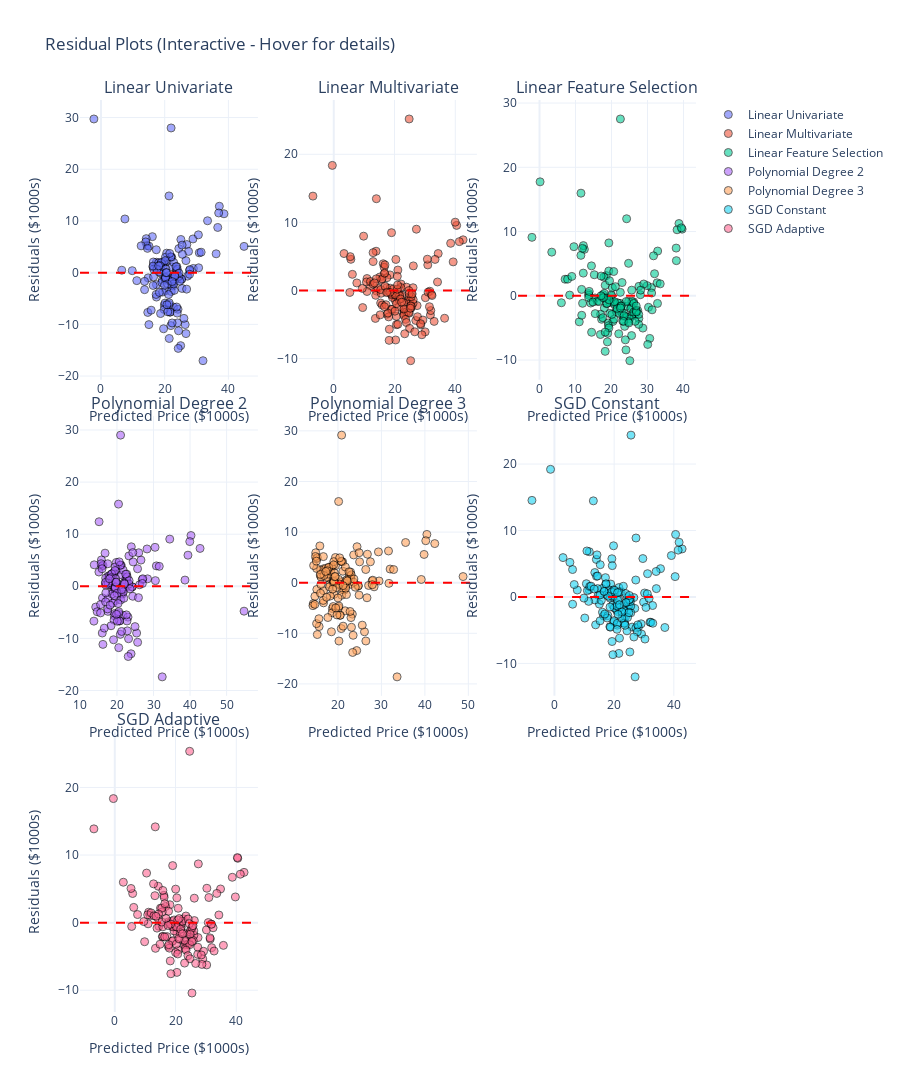

Notebook code for this chart:
### Code cell
# 2. RESIDUAL PLOTS (Interactive Plotly)
n_models = len(predictions)
n_cols = 3
n_rows = (n_models + n_cols - 1) // n_cols

fig = make_subplots(
    rows=n_rows, cols=n_cols,
    subplot_titles=list(predictions.keys()),
    vertical_spacing=0.12/n_rows
)

for idx, (name, pred) in enumerate(predictions.items()):
    row = idx // n_cols + 1
    col = idx % n_cols + 1
    
    residuals = y_test - pred
    
    fig.add_trace(
        go.Scatter(
            x=pred,
            y=residuals,
            mode='markers',
            marker=dict(size=8, opacity=0.6, line=dict(width=1, color='black')),
            name=name,
            text=[f'Predicted: ${x:.1f}k<br>Residual: ${y:.1f}k' for x, y in zip(pred, residuals)],
            hoverinfo='text'
        ),
        row=row, col=col
    )
    
    # Zero line
    fig.add_hline(y=0, line_dash="dash", line_color="red", row=row, col=col)
    
    fig.update_xaxes(title_text="Predicted Price ($1000s)", row=row, col=col)
    fig.update_yaxes(title_text="Residuals ($1000s)", row=row, col=col)

fig.update_layout(
    height=400*n_rows,
    title_text="Residual Plots (Interactive - Hover for details)",
    template='plotly_white'
)

fig.write_image(f"{RESULTS_DIR}/residual_plots.png", width=1600, height=400*n_rows, scale=2)
fig.show()
print("Saved: residual_plots.png")

### Figure 1 — Plotly figure (JSON) as saved in the notebook; plotly's stock layout.template omitted (floating-point values rounded to 4 significant figures; data arrays with more than 128 entries replaced by an {"elided": "..."} marker saying what was removed)
{"data": [{"hoverinfo": "text", "marker": {"line": {"color": "black", "width": 1}, "opacity": 0.6, "size": 8}, "mode": "markers", "name": "Linear Univariate", "text": {"elided": "152 str values"}, "type": "scatter", "x": {"elided": "152 float values"}, "xaxis": "x", "y": {"elided": "152 float values"}, "yaxis": "y"}, {"hoverinfo": "text", "marker": {"line": {"color": "black", "width": 1}, "opacity": 0.6, "size": 8}, "mode": "markers", "name": "Linear Multivariate", "text": {"elided": "152 str values"}, "type": "scatter", "x": {"elided": "152 float values"}, "xaxis": "x2", "y": {"elided": "152 float values"}, "yaxis": "y2"}, {"hoverinfo": "text", "marker": {"line": {"color": "black", "width": 1}, "opacity": 0.6, "size": 8}, "mode": "markers", "name": "Linear Feature Selection", "text": {"elided": "152 str values"}, "type": "scatter", "x": {"elided": "152 float values"}, "xaxis": "x3", "y": {"elided": "152 float values"}, "yaxis": "y3"}, {"hoverinfo": "text", "marker": {"line": {"color": "black", "width": 1}, "opacity": 0.6, "size": 8}, "mode": "markers", "name": "Polynomial Degree 2", "text": {"elided": "152 str values"}, "type": "scatter", "x": {"elided": "152 float values"}, "xaxis": "x4", "y": {"elided": "152 float values"}, "yaxis": "y4"}, {"hoverinfo": "text", "marker": {"line": {"color": "black", "width": 1}, "opacity": 0.6, "size": 8}, "mode": "markers", "name": "Polynomial Degree 3", "text": {"elided": "152 str values"}, "type": "scatter", "x": {"elided": "152 float values"}, "xaxis": "x5", "y": {"elided": "152 float values"}, "yaxis": "y5"}, {"hoverinfo": "text", "marker": {"line": {"color": "black", "width": 1}, "opacity": 0.6, "size": 8}, "mode": "markers", "name": "SGD Constant", "text": {"elided": "152 str values"}, "type": "scatter", "x": {"elided": "152 float values"}, "xaxis": "x6", "y": {"elided": "152 float values"}, "yaxis": "y6"}, {"hoverinfo": "text", "marker": {"line": {"color": "black", "width": 1}, "opacity": 0.6, "size": 8}, "mode": "markers", "name": "SGD Adaptive", "text": {"elided": "152 str values"}, "type": "scatter", "x": {"elided": "152 float values"}, "xaxis": "x7", "y": {"elided": "152 float values"}, "yaxis": "y7"}], "layout": {"annotations": [{"font": {"size": 16}, "showarrow": false, "text": "Linear Univariate", "x": 0.1444, "xanchor": "center", "xref": "paper", "y": 1, "yanchor": "bottom", "yref": "paper"}, {"font": {"size": 16}, "showarrow": false, "text": "Linear Multivariate", "x": 0.5, "xanchor": "center", "xref": "paper", "y": 1, "yanchor": "bottom", "yref": "paper"}, {"font": {"size": 16}, "showarrow": false, "text": "Linear Feature Selection", "x": 0.8556, "xanchor": "center", "xref": "paper", "y": 1, "yanchor": "bottom", "yref": "paper"}, {"font": {"size": 16}, "showarrow": false, "text": "Polynomial Degree 2", "x": 0.1444, "xanchor": "center", "xref": "paper", "y": 0.6533, "yanchor": "bottom", "yref": "paper"}, {"font": {"size": 16}, "showarrow": false, "text": "Polynomial Degree 3", "x": 0.5, "xanchor": "center", "xref": "paper", "y": 0.6533, "yanchor": "bottom", "yref": "paper"}, {"font": {"size": 16}, "showarrow": false, "text": "SGD Constant", "x": 0.8556, "xanchor": "center", "xref": "paper", "y": 0.6533, "yanchor": "bottom", "yref": "paper"}, {"font": {"size": 16}, "showarrow": false, "text": "SGD Adaptive", "x": 0.1444, "xanchor": "center", "xref": "paper", "y": 0.3067, "yanchor": "bottom", "yref": "paper"}], "height": 1200, "shapes": [{"line": {"color": "red", "dash": "dash"}, "type": "line", "x0": 0, "x1": 1, "xref": "x domain", "y0": 0, "y1": 0, "yref": "y"}, {"line": {"color": "red", "dash": "dash"}, "type": "line", "x0": 0, "x1": 1, "xref": "x2 domain", "y0": 0, "y1": 0, "yref": "y2"}, {"line": {"color": "red", "dash": "dash"}, "type": "line", "x0": 0, "x1": 1, "xref": "x3 domain", "y0": 0, "y1": 0, "yref": "y3"}, {"line": {"color": "red", "dash": "dash"}, "type": "line", "x0": 0, "x1": 1, "xref": "x4 domain", "y0": 0, "y1": 0, "yref": "y4"}, {"line": {"color": "red", "dash": "dash"}, "type": "line", "x0": 0, "x1": 1, "xref": "x5 domain", "y0": 0, "y1": 0, "yref": "y5"}, {"line": {"color": "red", "dash": "dash"}, "type": "line", "x0": 0, "x1": 1, "xref": "x6 domain", "y0": 0, "y1": 0, "yref": "y6"}, {"line": {"color": "red", "dash": "dash"}, "type": "line", "x0": 0, "x1": 1, "xref": "x7 domain", "y0": 0, "y1": 0, "yref": "y7"}], "title": {"text": "Residual Plots (Interactive - Hover for details)"}, "xaxis": {"anchor": "y", "domain": [0, 0.2889], "title": {"text": "Predicted Price ($1000s)"}}, "xaxis2": {"anchor": "y2", "domain": [0.3556, 0.6444], "title": {"text": "Predicted Price ($1000s)"}}, "xaxis3": {"anchor": "y3", "domain": [0.7111, 1], "title": {"text": "Predicted Price ($1000s)"}}, "xaxis4": {"anchor": "y4", "domain": [0, 0.2889], "title": {"text": "Predicted Price ($1000s)"}}, "xaxis5": {"anchor": "y5", "domain": [0.3556, 0.6444], "title": {"text": "Predicted Price ($1000s)"}}, "xaxis6": {"anchor": "y6", "domain": [0.7111, 1], "title": {"text": "Predicted Price ($1000s)"}}, "xaxis7": {"anchor": "y7", "domain": [0, 0.2889], "title": {"text": "Predicted Price ($1000s)"}}, "xaxis8": {"anchor": "y8", "domain": [0.3556, 0.6444]}, "xaxis9": {"anchor": "y9", "domain": [0.7111, 1]}, "yaxis": {"anchor": "x", "domain": [0.6933, 1], "title": {"text": "Residuals ($1000s)"}}, "yaxis2": {"anchor": "x2", "domain": [0.6933, 1], "title": {"text": "Residuals ($1000s)"}}, "yaxis3": {"anchor": "x3", "domain": [0.6933, 1], "title": {"text": "Residuals ($1000s)"}}, "yaxis4": {"anchor": "x4", "domain": [0.3467, 0.6533], "title": {"text": "Residuals ($1000s)"}}, "yaxis5": {"anchor": "x5", "domain": [0.3467, 0.6533], "title": {"text": "Residuals ($1000s)"}}, "yaxis6": {"anchor": "x6", "domain": [0.3467, 0.6533], "title": {"text": "Residuals ($1000s)"}}, "yaxis7": {"anchor": "x7", "domain": [0, 0.3067], "title": {"text": "Residuals ($1000s)"}}, "yaxis8": {"anchor": "x8", "domain": [0, 0.3067]}, "yaxis9": {"anchor": "x9", "domain": [0, 0.3067]}}}
